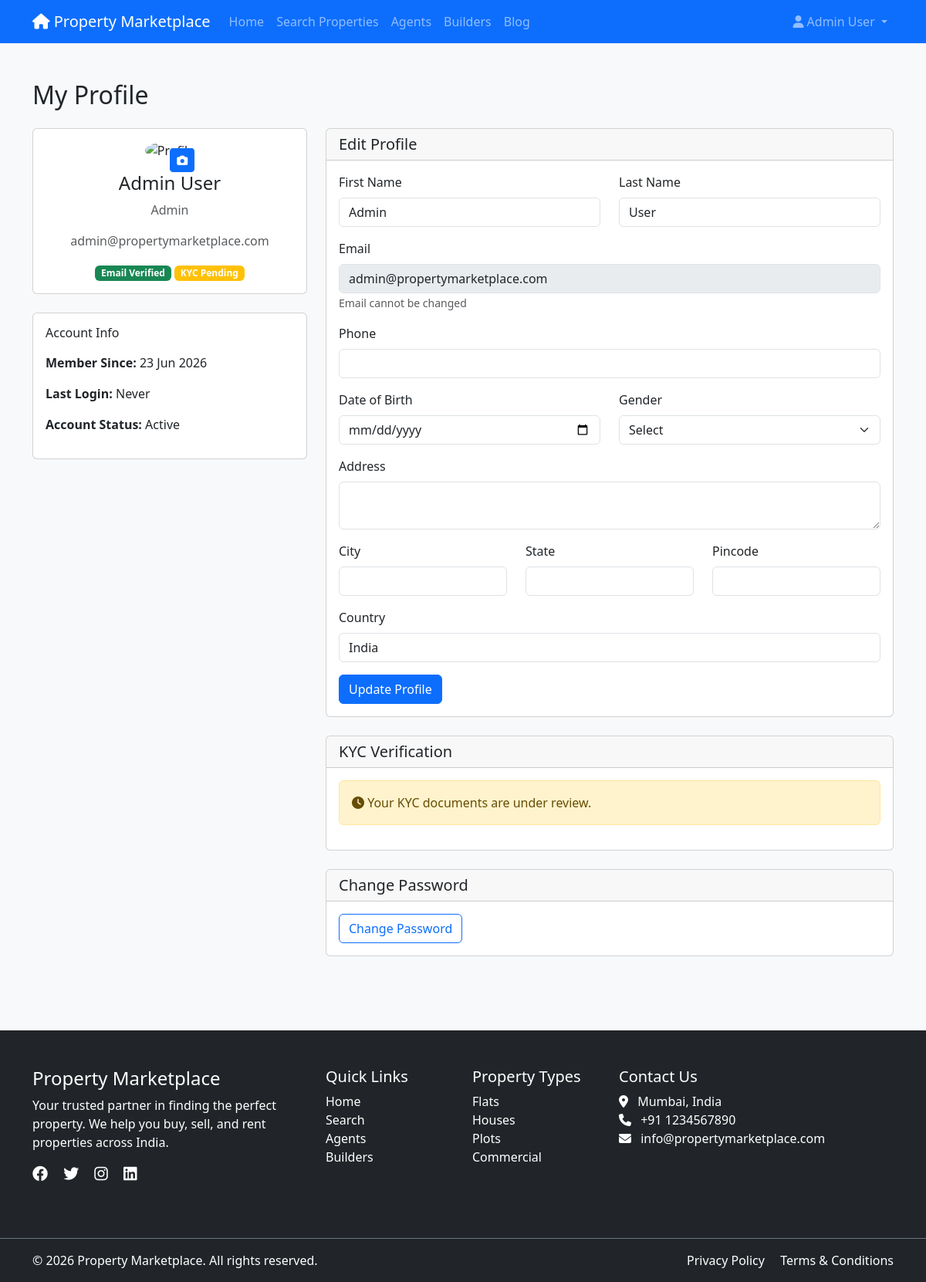
The app's page /profile.php (signed in) with its own data.
### tables this page shows
CREATE TABLE `users` (
  `id` int(11) NOT NULL AUTO_INCREMENT,
  `email` varchar(255) NOT NULL,
  `password` varchar(255) NOT NULL,
  `first_name` varchar(100) NOT NULL,
  `last_name` varchar(100) NOT NULL,
  `phone` varchar(20) DEFAULT NULL,
  `role` enum('buyer','seller','agent','builder','admin') NOT NULL DEFAULT 'buyer',
  `profile_image` varchar(255) DEFAULT NULL,
  `date_of_birth` date DEFAULT NULL,
  `gender` enum('male','female','other') DEFAULT NULL,
  `address` text DEFAULT NULL,
  `city` varchar(100) DEFAULT NULL,
  `state` varchar(100) DEFAULT NULL,
  `country` varchar(100) DEFAULT 'India',
  `pincode` varchar(10) DEFAULT NULL,
  `aadhaar_number` varchar(12) DEFAULT NULL,
  `aadhaar_document` varchar(255) DEFAULT NULL,
  `pan_number` varchar(10) DEFAULT NULL,
  `pan_document` varchar(255) DEFAULT NULL,
  `kyc_verified` enum('pending','approved','rejected') DEFAULT 'pending',
  `kyc_rejection_reason` text DEFAULT NULL,
  `email_verified` tinyint(1) DEFAULT 0,
  `email_otp` varchar(6) DEFAULT NULL,
  `otp_expiry` datetime DEFAULT NULL,
  `account_status` enum('active','inactive','suspended','deleted') DEFAULT 'active',
  `is_verified` tinyint(1) DEFAULT 0,
  `verification_badge` enum('none','verified_owner','verified_agent','verified_builder') DEFAULT 'none',
  `last_login` datetime DEFAULT NULL,
  `login_attempts` int(11) DEFAULT 0,
  `locked_until` datetime DEFAULT NULL,
  `two_factor_enabled` tinyint(1) DEFAULT 0,
  `two_factor_secret` varchar(255) DEFAULT NULL,
  `created_at` timestamp NOT NULL DEFAULT CURRENT_TIMESTAMP,
  `updated_at` timestamp NOT NULL DEFAULT CURRENT_TIMESTAMP ON UPDATE CURRENT_TIMESTAMP,
  PRIMARY KEY (`id`),
  UNIQUE KEY `email` (`email`),
  KEY `role` (`role`),
  KEY `account_status` (`account_status`)
);

### includes/functions.php (called while the page is built, shortened)
<?php
require_once __DIR__ . '/../config/database.php';
function isLoggedIn() {
    return isset($_SESSION['user_id']);
}
function getCurrentUserId() {
    return $_SESSION['user_id'] ?? null;
}
function getCurrentUser() {
    global $conn;
    $user_id = getCurrentUserId();
    $stmt = $conn->prepare("SELECT * FROM users WHERE id = ?");
    $stmt->execute([$user_id]);
    return $stmt->fetch();
}
function isBuilder() {
    $user = getCurrentUser();
    return $user && $user['role'] === 'builder';
}
function formatDate($date, $format = 'd M Y') {
    return date($format, strtotime($date));
}
?>

### profile.php (the view, shortened to what this page needs)
<?php
require_once __DIR__ . '/config/database.php';
require_once BASE_PATH . 'includes/functions.php';
$user = getCurrentUser();
?>
<!DOCTYPE html>
<html lang="en">
<head>
    <link href="https://cdn.jsdelivr.net/npm/bootstrap@5.3.0/dist/css/bootstrap.min.css" rel="stylesheet">
    <link rel="stylesheet" href="https://cdnjs.cloudflare.com/ajax/libs/font-awesome/6.4.0/css/all.min.css">
    <link rel="stylesheet" href="<?php echo BASE_URL; ?>assets/css/style.css">
</head>
<body>
    <?php include BASE_PATH . 'includes/header.php'; ?>
    <div class="container py-5">
        <h2 class="mb-4">My Profile</h2>
        <div class="row">
            <div class="col-lg-4">
                <div class="card mb-4">
                    <div class="card-body text-center">
                        <div class="position-relative d-inline-block">
                            <label class="btn btn-sm btn-primary position-absolute bottom-0 end-0" for="profileImageInput">
                                <i class="fas fa-camera"></i>
                            </label>
                        </div>
                        <h4><?php echo $user['first_name'] . ' ' . $user['last_name']; ?></h4>
                        <p class="text-muted"><?php echo ucfirst($user['role']); ?></p>
                        <p class="text-muted"><?php echo $user['email']; ?></p>
                        <div class="mt-3">
                            <?php if (!$user['email_verified']): ?>
                                <span class="badge bg-warning">Email Not Verified</span>
                            <?php else: ?>
                                <span class="badge bg-success">Email Verified</span>
                            <?php endif; ?>
                            <?php if ($user['kyc_verified'] === 'approved'): ?>
                                <span class="badge bg-success">KYC Verified</span>
                            <?php elseif ($user['kyc_verified'] === 'pending'): ?>
                                <span class="badge bg-warning">KYC Pending</span>
                            <?php else: ?>
                                <span class="badge bg-secondary">KYC Not Submitted</span>
                            <?php endif; ?>
                        </div>
                    </div>
                </div>
                <div class="card">
                    <div class="card-body">
                        <h6 class="card-title mb-3">Account Info</h6>
                        <p><strong>Member Since:</strong> <?php echo formatDate($user['created_at']); ?></p>
                        <p><strong>Last Login:</strong> <?php echo $user['last_login'] ? formatDate($user['last_login'], 'd M Y H:i') : 'Never'; ?></p>
                        <p><strong>Account Status:</strong> <?php echo ucfirst($user['account_status']); ?></p>
                    </div>
                </div>
            </div>
            <div class="col-lg-8">
                <div class="card">
                    <div class="card-header">
                        <h5 class="mb-0">Edit Profile</h5>
                    </div>
                    <div class="card-body">
                        <form method="POST" id="profileForm" enctype="multipart/form-data">
                            <div class="row">
                                <div class="col-md-6 mb-3">
                                    <label class="form-label">First Name</label>
                                    <input type="text" name="first_name" class="form-control" required value="<?php echo $user['first_name']; ?>">
                                </div>
                                <div class="col-md-6 mb-3">
                                    <label class="form-label">Last Name</label>
                                    <input type="text" name="last_name" class="form-control" required value="<?php echo $user['last_name']; ?>">
                                </div>
                            </div>
                            <div class="mb-3">
                                <label class="form-label">Email</label>
                                <input type="email" class="form-control" value="<?php echo $user['email']; ?>" disabled>
                                <small class="text-muted">Email cannot be changed</small>
                            </div>
                            <div class="mb-3">
                                <label class="form-label">Phone</label>
                                <input type="tel" name="phone" class="form-control" value="<?php echo $user['phone']; ?>">
                            </div>
                            <div class="row">
                                <div class="col-md-6 mb-3">
                                    <label class="form-label">Date of Birth</label>
                                    <input type="date" name="date_of_birth" class="form-control" value="<?php echo $user['date_of_birth']; ?>">
                                </div>
                                <div class="col-md-6 mb-3">
                                    <label class="form-label">Gender</label>
                                    <select name="gender" class="form-select">
                                        <option value="">Select</option>
                                    </select>
                                </div>
                            </div>
                            <div class="mb-3">
                                <label class="form-label">Address</label>
                                <textarea name="address" class="form-control" rows="2"><?php echo $user['address']; ?></textarea>
                            </div>
                            <div class="row">
                                <div class="col-md-4 mb-3">
                                    <label class="form-label">City</label>
                                    <input type="text" name="city" class="form-control" value="<?php echo $user['city']; ?>">
                                </div>
                                <div class="col-md-4 mb-3">
                                    <label class="form-label">State</label>
                                    <input type="text" name="state" class="form-control" value="<?php echo $user['state']; ?>">
                                </div>
                                <div class="col-md-4 mb-3">
                                    <label class="form-label">Pincode</label>
                                    <input type="text" name="pincode" class="form-control" value="<?php echo $user['pincode']; ?>">
                                </div>
                            </div>
                            <div class="mb-3">
                                <label class="form-label">Country</label>
                                <input type="text" name="country" class="form-control" value="<?php echo $user['country']; ?>">
                            </div>
                            <button type="submit" class="btn btn-primary">Update Profile</button>
                        </form>
                    </div>
                </div>
                <?php if ($user['kyc_verified'] !== 'approved'): ?>
                    <div class="card mt-4">
                        <div class="card-header">
                            <h5 class="mb-0">KYC Verification</h5>
                        </div>
                        <div class="card-body">
                            <?php if ($user['kyc_verified'] === 'pending'): ?>
                                <div class="alert alert-warning">
                                    <i class="fas fa-clock"></i> Your KYC documents are under review.
                                </div>
                            <?php else: ?>
                                <p class="text-muted">Complete your KYC verification to unlock all features.</p>
                                <a href="<?php echo BASE_URL; ?>kyc.php" class="btn btn-primary">Submit KYC Documents</a>
                            <?php endif; ?>
                        </div>
                    </div>
                <?php endif; ?>
                <div class="card mt-4">
                    <div class="card-header">
                        <h5 class="mb-0">Change Password</h5>
                    </div>
                    <div class="card-body">
                        <a href="<?php echo BASE_URL; ?>change-password.php" class="btn btn-outline-primary">Change Password</a>
                    </div>
                </div>
            </div>
        </div>
    </div>
    <?php include BASE_PATH . 'includes/footer.php'; ?>
</body>
</html>

### records on screen
users: first_name "Admin", last_name "User", role "Admin", email "admin@propertymarketplace.com", created_at "23 Jun 2026", account_status "Active", country "India"

### other values on screen
SITE_NAME "Property Marketplace"
$_SESSION['user_name'] "Admin User"
